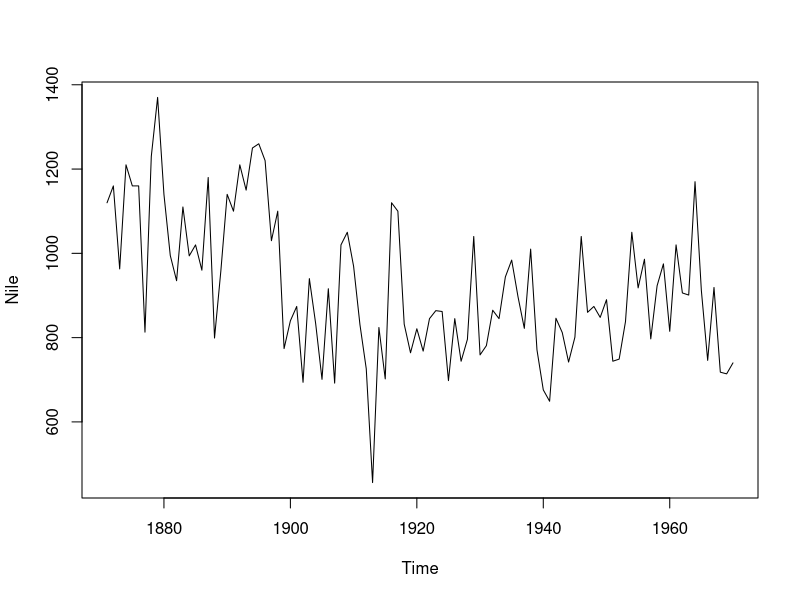
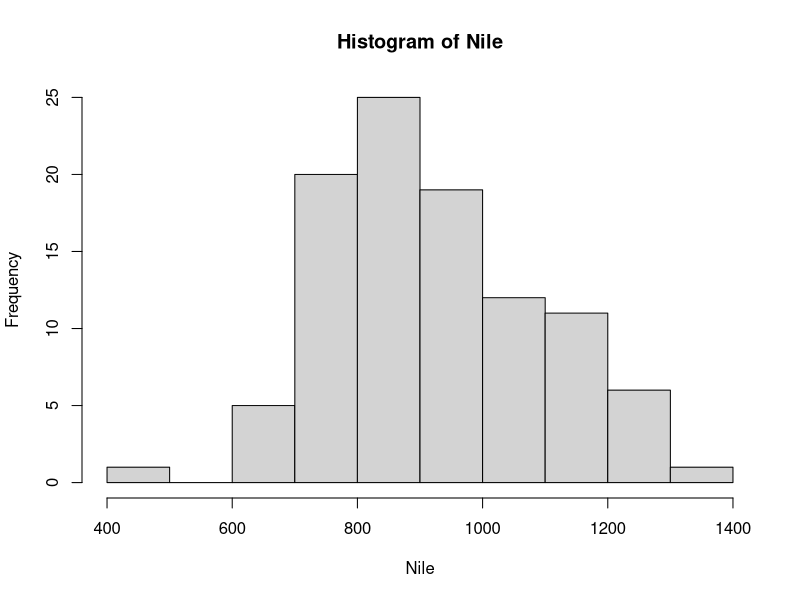
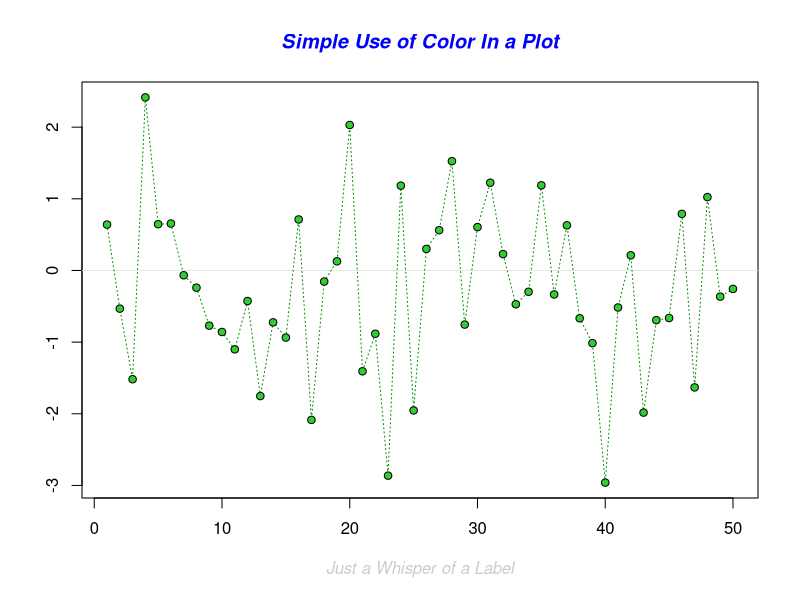
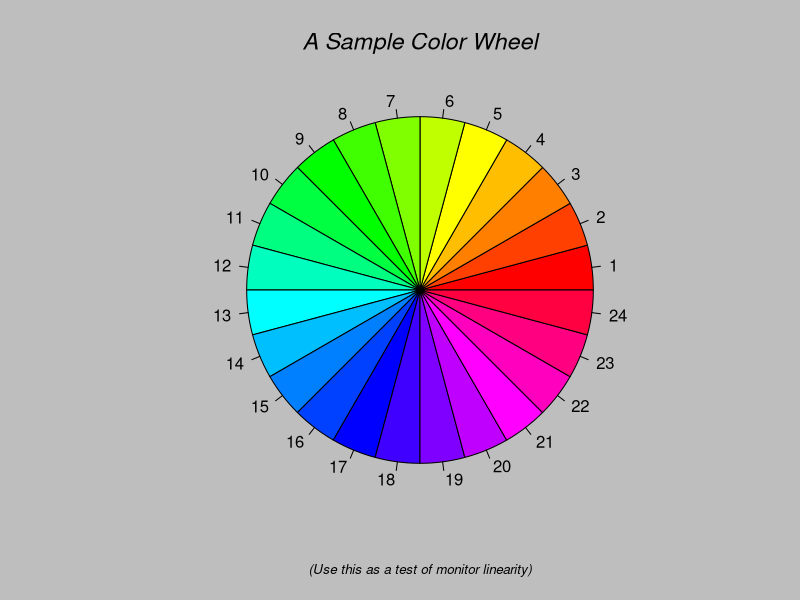
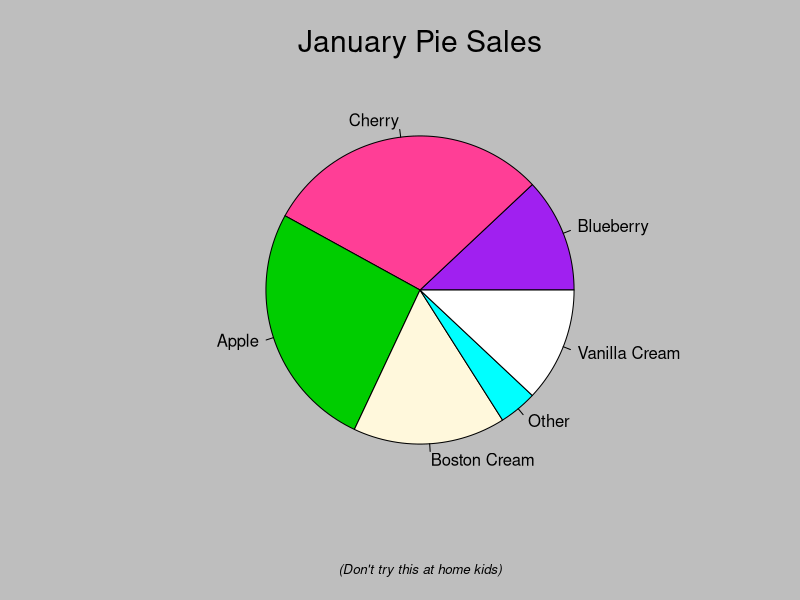
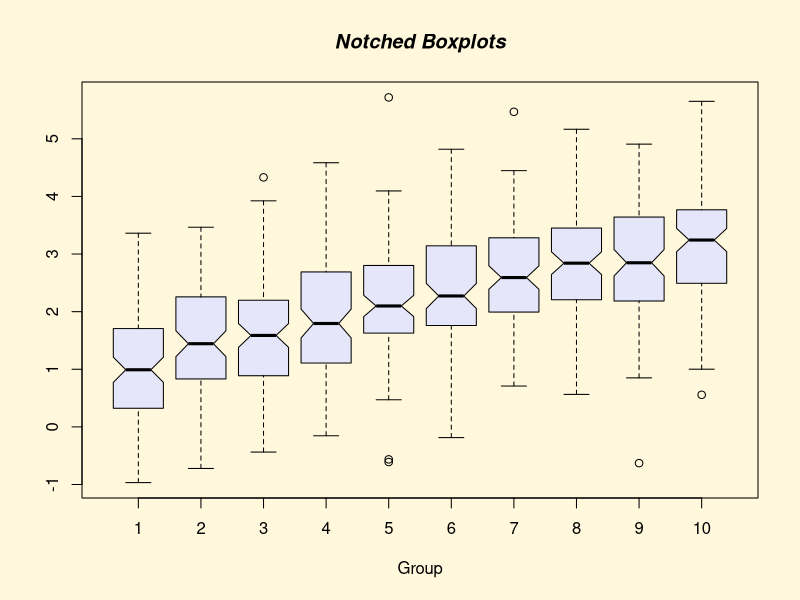
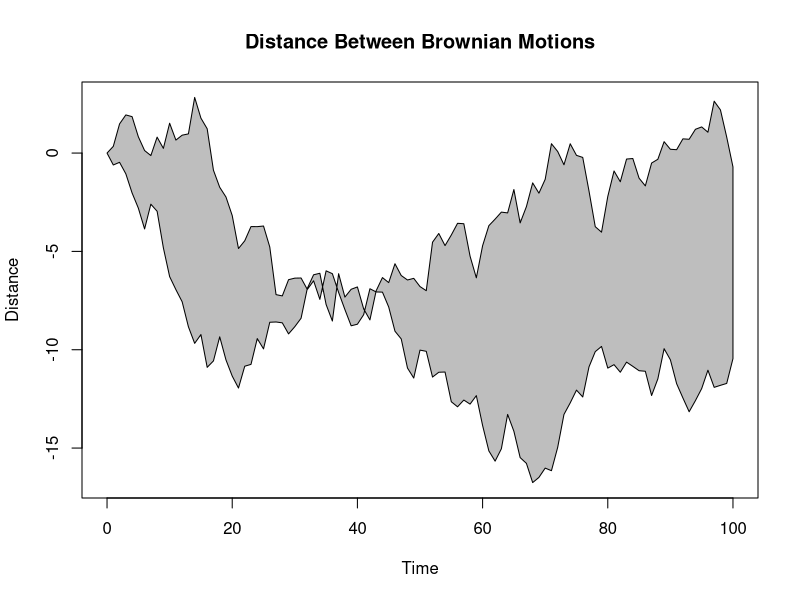
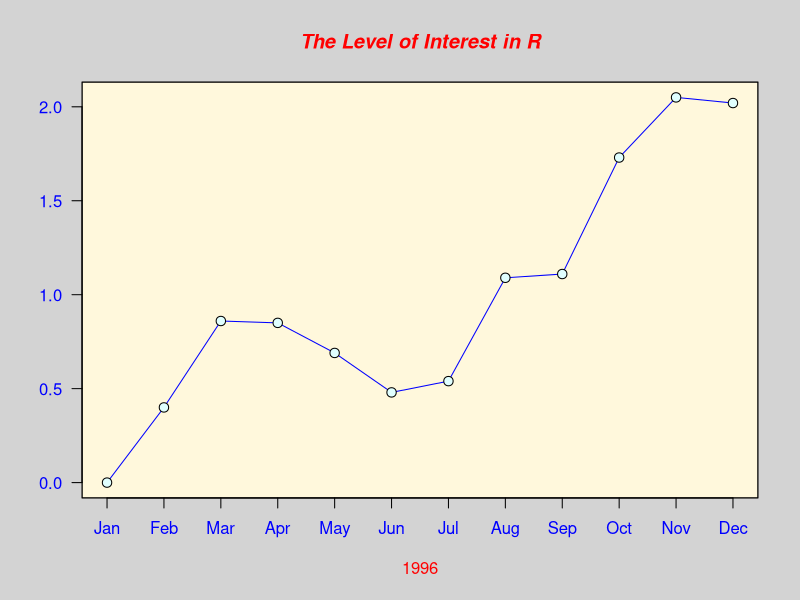

Reproduce these figures in R, in order.
## ---- chunk 1
knitr::opts_chunk$set(echo = TRUE)
## ---- chunk 2
#WEEK 1!!!!
# concatenates 
x <- c(1, 2, 4)

#displays object
x

#displays element
x[3]

#displays range
x[2:3]

#sum of the object
sum(x)

#assign it to a different object y and print it

y <- sum(x)
y

# R allows us to use more than one function
# log of the sum
z <- log(sum(x))
z


#R has a large number of functions 

Nile
#Get info about the dataset
help(Nile)

#calculates the mean of the dataset
mean(Nile)

#plots a graph of dataset nile
plot(Nile)

#prints out the histogram of dataset
hist(Nile)

#gets help for the function
help(sum)
#Or we can get help like this
?sum


# if we don't know the function, we can search by what we want to do
#this will give us a list of functions that fall under the word
help.search('standard deviation')
#we can write the above as
??"standard.deviation"

# example will give us a list of examples specified under the function
example(mean)

#demo will give us example of range of things r can do
demo(graphics)
demo()


#Writing our own functions

#function counts the number of odd integers
oddcount <- function(x) {
  # Set k to be 0
  k <- 0 
  for(n in x) {
    # %% finds remainder on division
    if(n %% 2 == 1) k <- k + 1 
    }
  return(k)
}

oddcount(c(1,2,3,4,5,6))
## ---- chunk 3
##Week 2!
#This is a vector
x <- c(1,2,4)

#another vector
y <- c('cat','dog','rabbit')

##***NOTE- Vector must be of the same type**


x <- c(88, 5, 12, 13)

#We can add to the vector
x <- c(x[1:3], 168, x[4])

#we can delete from vector
x[-4]

#need to declare vector beforehand
#Just declaring will make it of type boolean
y <- vector(length = 2)
y

y[1] <- 5
y[2] <- 12
y[3] <- 4

#To declare type numeric
y2 <- vector("numeric", length = 2)
y2

#indexing or accessing the elements

v <- 2:3
y[v]
##or
y[c(2,3)]


##-----------
###Let us look at how to generate a sequence
##easiest way
2:7

#generates a sequence
seq(from = 12, to = 30, by = 3)

#Repeates 7 4 times
rep(7, 4)

##-------

##-------
#Working with any() and all()
x <- 1:10
any(x < 8)
#if even one input satisfies, then true

all(x < 8)
#won't be true
##-------


##--- NA AND NULL
##NA specifies that a value is missing 
x <- c(88, NA, 12, 168, 13)
x
mean(x) ##won't give any result as there is a missing value
mean(x, na.rm = TRUE) ##ignores na and shows result

#Null means the value doesn't exist
x <- c(88, NULL, 12, 168, 13)
x
mean(x) ##unlike NA, this will work fine
##----


##--findruns function

findruns <- function(x, k) {
  n <- length(x)
  runs <- NULL
  for(i in 1:(n - k + 1)) {
    if(all(x[i:(i + k - 1)] == 1)) runs <- c(runs, i)
    }
  return(runs)
}

y <- c(1, 0, 0, 1, 1, 1, 0, 1, 1)
findruns(y, 3)

findruns(y, 2)
findruns(y, 6)

##------- Predicting discrete time series


##Predicting discrete-valued time series.
##Suppose we observe a vector of 1s and 0s where 1 = rain and 0 = no rain. We have 1 observation each day.
##We’ll use a simple prediction rule. If the number of 1s in the previous k days is at least k / 2, then we’ll predict 1 for the next day, and 0 otherwise.
##E.g., if we set k = 3 and observe (0, 1, 1) for the last 3 days then we’ll predict the next period to be 1.
##If we had some training data, we could use different values of k and find out which value worked best (i.e. produced the least wrong answers)

pred <- function(x, k) {
  n <- length(x)
  k2 <- k / 2
  pred <- vector(length = n - k)
  for(i in 1:(n - k)) {
    if(sum(x[i:(i + (k - 1))]) >= k2) pred[i] <- 1 else pred[i] <- 0
    }
  return(mean(abs(pred - x[(k + 1):n])))
}
pred(y, 3)
#--

#-- Vectorized operation
#each vector is applied on each element

u <- 1:5
w <- function(x) return(x + 1)
w(u) #all in u will go +1

sqrt(1:4)

y <- c(12, 5, 13)
y + 3
#---------

#-- Filtering -- useful for rejecting data which is not needed
z <- c(5, 2, -3, 8) 
w <- z[z^2 > 8]  ##only takes the element whose square is greater than 8
w
#---------

#--filtering with subset

#The subset function is really a neat shortcut for square brackets, but be aware that by default it removes NA values:
#let us say we have x as follows
x <- c(6, 1:3, NA, 12)
x

#will display x including NA
x[x > 5]

#will get rid of square brackets but will display NA too
subset(x, x > 5)
#-------



##--Filtering with which
#The which function gives you the element numbers that satisfy a certain condition.

z <- c(5, 2, -3, 8)
z^2

which(z^2 > 8) #will give index of z which satisfy the condition

z[which(z^2 > 8)] #will give elements from z
##------------


##--ifelse
x <- 1:10
y <- ifelse(x %% 2 == 0, "even", "odd")
y
##-------



##-------------MATRICES---------------##

#A matrix is a rectangular arrangement of numbers. You can create one using the matrix command:

M <- matrix(1:6, nrow = 3, ncol = 2) 
M

#This creates a matrix of the numbers 1 to 6 with 3 rows and 2 columns.

#Notice that by default the matrix is filled by column.

#If we want to fill the matrix by row we use:

m <- matrix(1:6, nrow = 3, ncol = 2, byrow = TRUE) 
##------------------


##--Accessing matrices
M[1,] ##ACCESSING THE FIRST ROW
M[,2]
M[c(1, 3), 2] ##Accessing the column 2 but only taking first 2rows
##--------------------

##---MATRIX MULTIPLICATION

t(M) %*% M

#---


##APPLY FUNCTION

##apply(m, dimcode, f, fargs)
##Here m is a matrix, dimcode is 1 for rows and 2 for columns, f is a function and fargs is a set of optional arguments that are required by f.

apply(M, 2, mean)
#This applies the function mean to the matrix M and performs the operation on each column.

#can give apply our own functions
f <- function(x) x / max(x)
apply(M, 1, f) ##applied on rows

length(M) ##gives length of Matrix
dim(M) ##gives dimensions of matrix

##Common problems with matrix

r2 <- M[2,]
r2
#here, r2 is a vector

#string function will give
str(M)

r2 <- as.matrix(M[2,]) #converted to r2
r2

##-------------------



##--Column names

colnames(M) <- c('a', 'b')
rownames(M) = c('c', 'd', 'e')
M

##

##Arrays and mainpulation week 2 left


